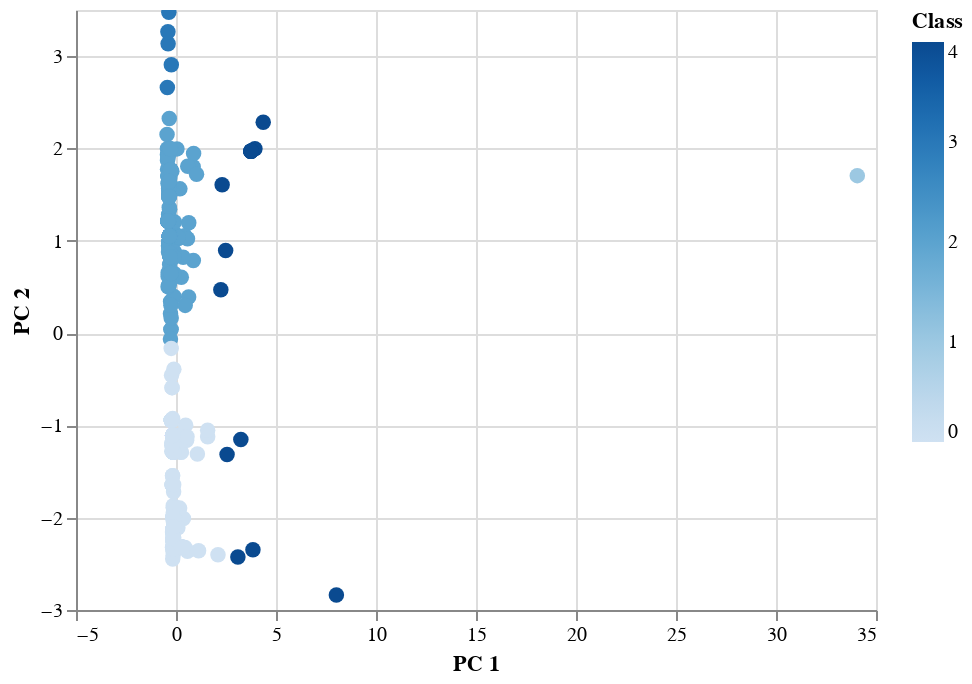

Notebook cell for this chart:
### Code cell
alt.Chart(clustered_df).mark_circle(size=60).encode(
    alt.X("PC 1"),
    alt.Y("PC 2"),
    alt.Color("Class"),
    alt.OpacityValue(4),
    tooltip=["CoinName", "Algorithm", "TotalCoinsMined", "TotalCoinSupply"]
).interactive()

### Figure 1 — Vega-Lite specification as saved in the notebook (floating-point values rounded to 4 significant figures; data arrays with more than 128 entries replaced by an {"elided": "..."} marker saying what was removed)
{"config": {"view": {"continuousWidth": 400, "continuousHeight": 300}}, "data": {"name": "data-4e173e126f869e912b135ebfb0a39a75"}, "mark": {"type": "circle", "size": 60}, "encoding": {"color": {"type": "quantitative", "field": "Class"}, "opacity": {"value": 4}, "tooltip": [{"type": "nominal", "field": "CoinName"}, {"type": "nominal", "field": "Algorithm"}, {"type": "quantitative", "field": "TotalCoinsMined"}, {"type": "quantitative", "field": "TotalCoinSupply"}], "x": {"type": "quantitative", "field": "PC 1"}, "y": {"type": "quantitative", "field": "PC 2"}}, "selection": {"selector002": {"type": "interval", "bind": "scales", "encodings": ["x", "y"]}}, "$schema": "https://vega.github.io/schema/vega-lite/v4.8.1.json", "datasets": {"data-4e173e126f869e912b135ebfb0a39a75": {"elided": "532 records"}}}
